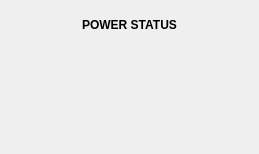
<?xml version="1.0" encoding="UTF-8"?>
<ui version="4.0">
 <class>PowerStatus</class>
 <widget class="QDialog" name="PowerStatus">
  <property name="geometry">
   <rect>
    <x>0</x>
    <y>0</y>
    <width>259</width>
    <height>154</height>
   </rect>
  </property>
  <property name="windowTitle">
   <string>Dialog</string>
  </property>
  <layout class="QVBoxLayout" name="verticalLayout_2" stretch="2,2,5">
   <item>
    <widget class="QLabel" name="label">
     <property name="font">
      <font>
       <weight>75</weight>
       <bold>true</bold>
      </font>
     </property>
     <property name="text">
      <string>POWER STATUS</string>
     </property>
     <property name="alignment">
      <set>Qt::AlignCenter</set>
     </property>
    </widget>
   </item>
   <item>
    <layout class="QHBoxLayout" name="horizontalLayout">
     <property name="spacing">
      <number>5</number>
     </property>
     <property name="leftMargin">
      <number>5</number>
     </property>
     <property name="topMargin">
      <number>5</number>
     </property>
     <property name="rightMargin">
      <number>5</number>
     </property>
     <property name="bottomMargin">
      <number>5</number>
     </property>
     <item>
      <widget class="QLabel" name="label_3">
       <property name="layoutDirection">
        <enum>Qt::LeftToRight</enum>
       </property>
       <property name="text">
        <string/>
       </property>
       <property name="pixmap">
        <pixmap resource="icons.qrc">:/images/greenrect.png</pixmap>
       </property>
      </widget>
     </item>
     <item>
      <widget class="QLabel" name="label_2">
       <property name="layoutDirection">
        <enum>Qt::LeftToRight</enum>
       </property>
       <property name="text">
        <string/>
       </property>
       <property name="pixmap">
        <pixmap resource="icons.qrc">:/images/greenrect.png</pixmap>
       </property>
       <property name="alignment">
        <set>Qt::AlignRight|Qt::AlignTrailing|Qt::AlignVCenter</set>
       </property>
      </widget>
     </item>
    </layout>
   </item>
   <item>
    <widget class="QPushButton" name="pbut">
     <property name="sizePolicy">
      <sizepolicy hsizetype="Expanding" vsizetype="Expanding">
       <horstretch>0</horstretch>
       <verstretch>0</verstretch>
      </sizepolicy>
     </property>
     <property name="styleSheet">
      <string notr="true">#pbut{
background-color:transparent;
border-image: url(:/images/redrect.png);
background: none;
border: none;
background-repeat:none;
}
</string>
     </property>
     <property name="text">
      <string/>
     </property>
    </widget>
   </item>
  </layout>
 </widget>
 <resources>
  <include location="icons.qrc"/>
 </resources>
 <connections/>
</ui>
